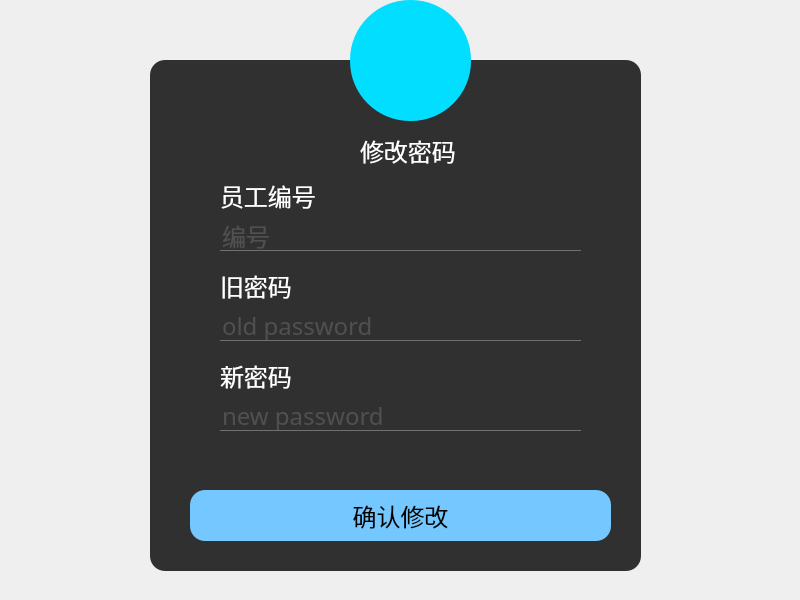
<?xml version="1.0" encoding="UTF-8"?>
<ui version="4.0">
 <class>MainWindow</class>
 <widget class="QMainWindow" name="MainWindow">
  <property name="geometry">
   <rect>
    <x>0</x>
    <y>0</y>
    <width>800</width>
    <height>600</height>
   </rect>
  </property>
  <property name="windowTitle">
   <string>员工修改密码</string>
  </property>
  <property name="styleSheet">
   <string notr="true">
*{
font-size:24px;
font-family:Century Gothic;
}
QFrame{
background:rgba(0,0,0,0.8);
border-radius:15px;
}
#centralwidget{
border-image:url(D:/pictures/login4.jpg) strectch；
}

QToolButton{
background:red;
border-radius:60px;
}
QLabel{
color:white;
background:transparent;
}
QPushButton{
background:red;;
border-radius:15px;
}
QPushButton:hover{
background:#333;
border-radius:15px;
background:#49ebff;
}
QLineEdit{
background:transparent;
border:none;
color:#717072;
border-bottom:1px solid #717072;
}</string>
  </property>
  <widget class="QWidget" name="centralwidget">
   <widget class="QFrame" name="frame">
    <property name="geometry">
     <rect>
      <x>150</x>
      <y>60</y>
      <width>491</width>
      <height>511</height>
     </rect>
    </property>
    <property name="font">
     <font>
      <family>Century Gothic</family>
      <pointsize>-1</pointsize>
     </font>
    </property>
    <property name="frameShape">
     <enum>QFrame::StyledPanel</enum>
    </property>
    <property name="frameShadow">
     <enum>QFrame::Raised</enum>
    </property>
    <widget class="QLabel" name="label">
     <property name="geometry">
      <rect>
       <x>210</x>
       <y>70</y>
       <width>111</width>
       <height>41</height>
      </rect>
     </property>
     <property name="font">
      <font>
       <family>Century Gothic</family>
       <pointsize>-1</pointsize>
      </font>
     </property>
     <property name="text">
      <string>修改密码</string>
     </property>
    </widget>
    <widget class="QLineEdit" name="lineEdit_oldpasswd">
     <property name="geometry">
      <rect>
       <x>70</x>
       <y>250</y>
       <width>361</width>
       <height>31</height>
      </rect>
     </property>
     <property name="text">
      <string/>
     </property>
     <property name="echoMode">
      <enum>QLineEdit::Password</enum>
     </property>
     <property name="placeholderText">
      <string>old password</string>
     </property>
    </widget>
    <widget class="QPushButton" name="commitButton">
     <property name="geometry">
      <rect>
       <x>40</x>
       <y>430</y>
       <width>421</width>
       <height>51</height>
      </rect>
     </property>
     <property name="styleSheet">
      <string notr="true">background-color: rgb(117, 200, 255);</string>
     </property>
     <property name="text">
      <string>确认修改</string>
     </property>
    </widget>
    <widget class="QLabel" name="label_2">
     <property name="geometry">
      <rect>
       <x>70</x>
       <y>210</y>
       <width>121</width>
       <height>31</height>
      </rect>
     </property>
     <property name="font">
      <font>
       <family>Century Gothic</family>
       <pointsize>-1</pointsize>
      </font>
     </property>
     <property name="text">
      <string>旧密码</string>
     </property>
    </widget>
    <widget class="QLabel" name="label_4">
     <property name="geometry">
      <rect>
       <x>70</x>
       <y>300</y>
       <width>121</width>
       <height>31</height>
      </rect>
     </property>
     <property name="text">
      <string>新密码</string>
     </property>
    </widget>
    <widget class="QLineEdit" name="lineEdit_newpwd">
     <property name="geometry">
      <rect>
       <x>70</x>
       <y>340</y>
       <width>361</width>
       <height>31</height>
      </rect>
     </property>
     <property name="font">
      <font>
       <family>Century Gothic</family>
       <pointsize>-1</pointsize>
      </font>
     </property>
     <property name="contextMenuPolicy">
      <enum>Qt::DefaultContextMenu</enum>
     </property>
     <property name="locale">
      <locale language="Chinese" country="China"/>
     </property>
     <property name="text">
      <string/>
     </property>
     <property name="echoMode">
      <enum>QLineEdit::Password</enum>
     </property>
     <property name="placeholderText">
      <string>new password</string>
     </property>
    </widget>
    <widget class="QLineEdit" name="lineEdit_sid">
     <property name="geometry">
      <rect>
       <x>70</x>
       <y>160</y>
       <width>361</width>
       <height>31</height>
      </rect>
     </property>
     <property name="text">
      <string/>
     </property>
     <property name="placeholderText">
      <string>编号</string>
     </property>
    </widget>
    <widget class="QLabel" name="label_3">
     <property name="geometry">
      <rect>
       <x>70</x>
       <y>120</y>
       <width>121</width>
       <height>31</height>
      </rect>
     </property>
     <property name="font">
      <font>
       <family>Century Gothic</family>
       <pointsize>-1</pointsize>
      </font>
     </property>
     <property name="text">
      <string>员工编号</string>
     </property>
    </widget>
   </widget>
   <widget class="QToolButton" name="toolButton">
    <property name="geometry">
     <rect>
      <x>350</x>
      <y>0</y>
      <width>121</width>
      <height>121</height>
     </rect>
    </property>
    <property name="styleSheet">
     <string notr="true">background-color: rgb(2, 222, 255);</string>
    </property>
    <property name="locale">
     <locale language="Chinese" country="China"/>
    </property>
    <property name="text">
     <string/>
    </property>
    <property name="icon">
     <iconset>
      <normaloff>../../../pictures/酒店.png</normaloff>../../../pictures/酒店.png</iconset>
    </property>
    <property name="iconSize">
     <size>
      <width>150</width>
      <height>150</height>
     </size>
    </property>
   </widget>
   <widget class="QLabel" name="label_5">
    <property name="geometry">
     <rect>
      <x>-7</x>
      <y>-9</y>
      <width>811</width>
      <height>611</height>
     </rect>
    </property>
    <property name="text">
     <string/>
    </property>
    <property name="pixmap">
     <pixmap resource="C:/Users/Lenovo/Desktop/pic.qrc">:/pictures/D:/pictures/bg.png</pixmap>
    </property>
    <property name="scaledContents">
     <bool>true</bool>
    </property>
   </widget>
   <zorder>label_5</zorder>
   <zorder>frame</zorder>
   <zorder>toolButton</zorder>
  </widget>
 </widget>
 <resources>
  <include location="C:/Users/Lenovo/Desktop/pic.qrc"/>
 </resources>
 <connections/>
</ui>
